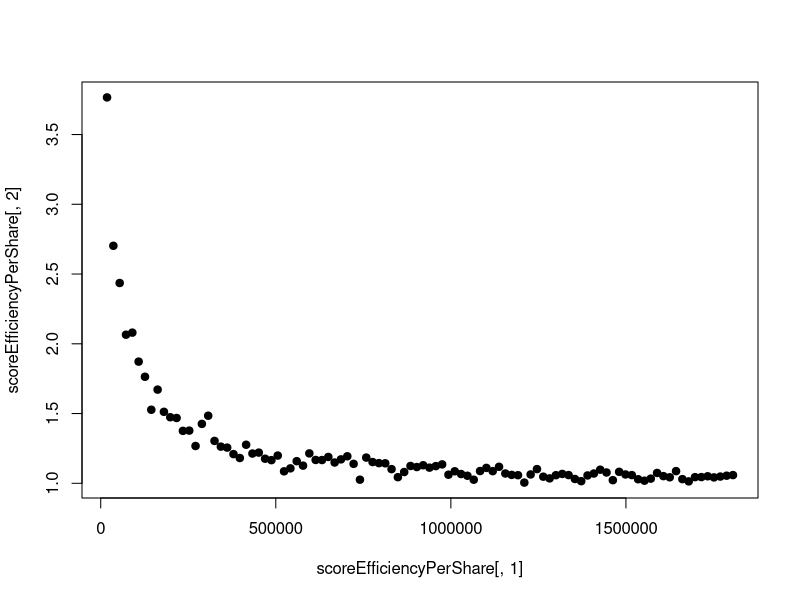

Source code (R):
#############################
##byteHopper s-1.0 simulation for Slush's pool
##Note that in this sim change in hop point is linear instead of random
##since there's only one x var.
##
##fill in constant vars below with current details
##c<-300 works atm, but you may wish to check it every now and then.

currentSlushScore<-14779687.8996
currentSlushSecs<-1432
slushShares<-609729
c<-300
diff<-1805700

slushSpeed<-slushShares*2^32/currentSlushSecs/10^9
slushSharesPerSec<-slushShares/currentSlushSecs

#score lookup table - only need to run once per session
score<-vector(10*diff,mode="numeric")
sharesToFind<-1:(10*diff)
score[1]<-1
for(i in 2:(10*diff)) score[i]<-score[(i-1)]+exp((i/slushSharesPerSec)/c)

#simulation starts here
loops<-100  #model variation use loops=1000, model accurate efficiency use loops = 100
maxRounds<-1000  	#model variation use rounds~100 (eg. at current difficulty and pool hashrate, rounds<-168 == 1 week)
			#model accurate efficiency use rounds = 100000 (about 11 years)
maxHop<-1         #up to how large a hop point do you want to model? 1.0 is a good start

#define outside loop vars
scoreEfficiencyPerShare<-matrix(0,loops,5)
hopoff<-1/loops*maxHop*diff

for(m in 1:loops){
sharesToFind<-vector(maxRounds,mode="numeric");hopShares<-vector(maxRounds,mode="numeric")
scoreSharesToFind<-vector(maxRounds,mode="numeric");scoreHopShares<-vector(maxRounds,mode="numeric")
propScore<-vector(maxRounds,mode="numeric");propShares<-vector(maxRounds,mode="numeric")
pps<-vector(maxRounds,mode="numeric")

###hopping simulation here:
while(min(sharesToFind)==0||max(sharesToFind)>(10*diff)){sharesToFind<-rgeom(maxRounds,1/diff)+1}
for(i in 1:maxRounds){
	if(sharesToFind[i]<hopoff) hopShares[i]<-sharesToFind[i] else hopShares[i]<-hopoff
	pps[i]<-sharesToFind[i]-hopShares[i]
	scoreSharesToFind[i]<-score[sharesToFind[i]]
	scoreHopShares[i]<-score[hopShares[i]]
	propScore[i]<-scoreHopShares[i]/scoreSharesToFind[i]
	propShares[i]<-hopShares[i]/sharesToFind[i]
}

scoreEfficiencyPerShare[m,1]<-hopoff
scoreEfficiencyPerShare[m,2]<-sum(propScore)/sum(hopShares)/(maxRounds/sum(sharesToFind)) #score eff. per hopped round
scoreEfficiencyPerShare[m,3]<-sum(pps+propScore*diff)/(maxRounds*diff)                    #score+pps eff.
scoreEfficiencyPerShare[m,4]<-sum(propShares)/sum(hopShares)/(maxRounds/sum(sharesToFind))#prop eff. per hopped round
scoreEfficiencyPerShare[m,5]<-sum(pps+propShares*diff)/(maxRounds*diff)                   #prop+pps eff.

print(m)

hopoff<-hopoff+(maxHop*diff)/loops

}

##get data from efficiency matrix:
scoreEfficiencyPerShare

##use the matrix to create charts, eg:
plot(scoreEfficiencyPerShare[,1],scoreEfficiencyPerShare[,2],pch=19)





